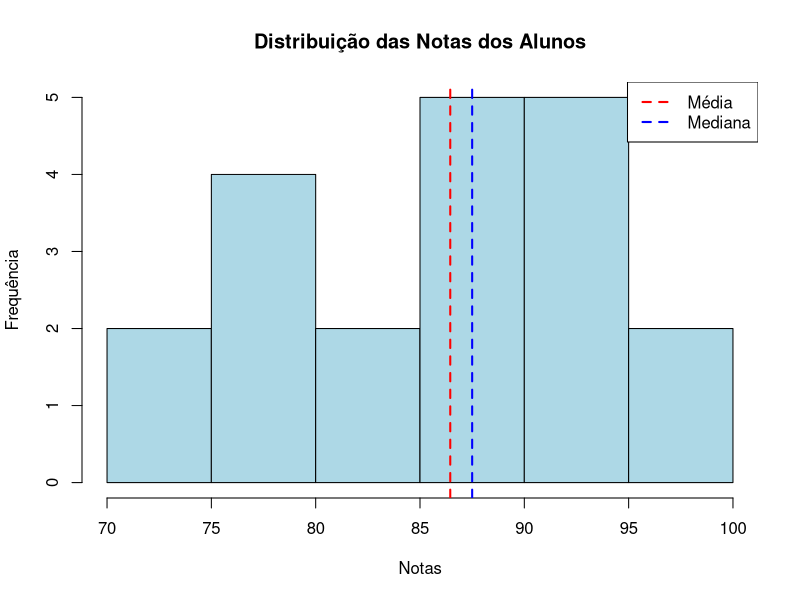

This chart was generated by the following R code:
#          EXEMPLO 1:

notas <- c(70, 80, 90, 100, 85, 75, 95, 88, 92, 78, 84, 91, 87, 93, 77, 89, 86, 94, 79, 96)

# Calculando média e mediana
media <- mean(notas)
mediana <- median(notas)

# Criando histograma
hist(notas, main="Distribuição das Notas dos Alunos", xlab="Notas", ylab="Frequência", col="lightblue",
breaks=10)
abline(v=media, col="red", lwd=2, lty=2)
abline(v=mediana, col="blue", lwd=2, lty=2)
legend("topright", legend=c("Média", "Mediana"), col=c("red", "blue"), lty=2, lwd=2)
